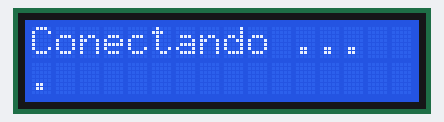
This sketch was run on a simulated ESP32. Shown: 16×2 character LCD. WiFi joins after 1.5 s; servers stay silent unless stated.

Above: at 0.6 s.
At 1.7 s:
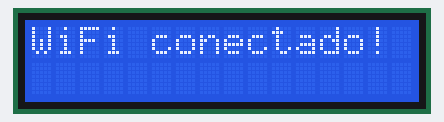
At 2.7 s:
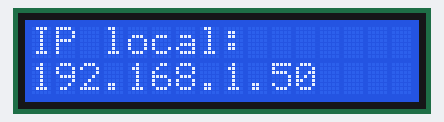

The sketch:

22b_lcd_basico_wifi.ino
```cpp
#include <LiquidCrystal_I2C.h>
#include <Wire.h>
#include <WiFi.h>

#define SDA 13
#define SCL 14
#define ADDR 0x27

char* ssid = "Aula 1";
char* pwd = "Horus.2025";

LiquidCrystal_I2C lcd(ADDR,16,2);

void setup() {
  // put your setup code here, to run once:
  Wire.begin(SDA,SCL);
 lcd.init();
 lcd.backlight();
 lcd.setCursor(0, 0);
 lcd.print("Conectando ...");

 WiFi.begin(ssid,pwd);
 int attempts = 0;
 while (WiFi.status() != WL_CONNECTED && attempts < 20) {
 delay(500);
 lcd.setCursor(0,1);
 lcd.print(".");
 attempts++;
 }
 lcd.clear();
 if (WiFi.status() == WL_CONNECTED) {
    lcd.setCursor(0, 0);
    lcd.print("WiFi conectado!");

    delay(1000);
    lcd.clear();
    lcd.setCursor(0, 0);
    lcd.print("IP local:");
    lcd.setCursor(0, 1);
    lcd.print(WiFi.localIP());
  } else {
    lcd.setCursor(0, 0);
    lcd.print("Error WiFi");
  }
}

void loop() {
  // put your main code here, to run repeatedly:

  // lcd.display();
  // delay(500);
  // lcd.noDisplay();
  // delay(500);

}
```

Measured:
- what the display in image 0 shows lasts 1.0 s, from 0.6 s to 1.6 s
